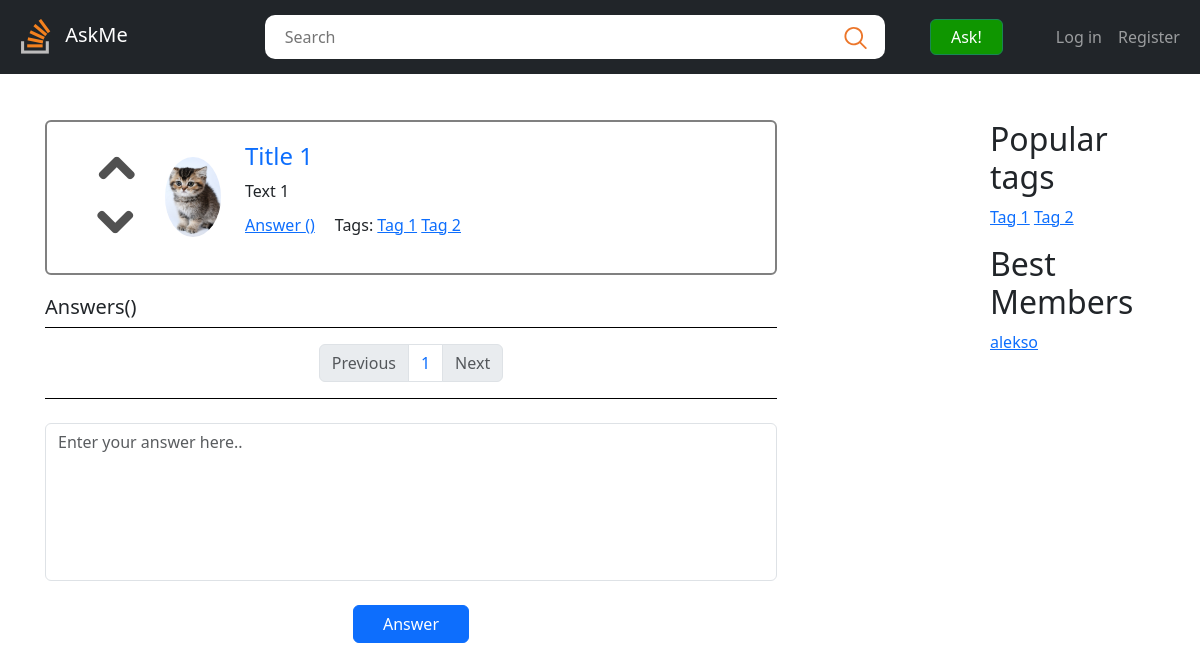
Screenshot of /question/1 with the database file from the repository.
### app/models.py (models this page shows, shortened)
class Question(models.Model):
    title = models.CharField(max_length=255)
    text = models.TextField()
    tags = models.ManyToManyField('Tag', related_name='questions')
    author = models.ForeignKey('Profile', models.CASCADE, related_name='questions')
    pub_date = models.DateTimeField(auto_now_add=True)
    votes = GenericRelation('Like', related_query_name='questions')
    objects = QuestionManager()

class Tag(models.Model):
    name = models.CharField(max_length=30)
    objects = TagManager()
    def __str__(self):
        return self.name

class Profile(models.Model):
    avatar = models.ImageField(blank = True, upload_to = "DBImages/")
    user = models.OneToOneField(User, models.CASCADE)
    objects = ProfileManager()
    def __str__(self):
        return self.user.username

### app/views.py (the view)
def question(request, question_id: int):
    question = None
    try:
        question = models.Question.objects.get(id = question_id)
    except models.Question.DoesNotExist:
        return render(request, 'errors/404.html')
    answers = models.Answer.objects.ordered_answers(question_id)
    popular_tags = models.Tag.objects.popular_tags()
    best_users = models.Profile.objects.top_profiles()
    question_page_answers = paginate(answers, request, 4)
    context = {
        'question': question,
        'answers': question_page_answers,
        'popular_tags': popular_tags,
        'best_users': best_users,
    }
    return render(request, 'question.html', context=context)

### app/models.py (called while the page is built)
    def ordered_answers(self, quest_id):
        return self.filter(question_id = quest_id).annotate(rating = Sum('votes__vote')).order_by('-correct').order_by('-rating')

    def popular_tags(self):
        return self.annotate(raiting = Count('questions')).order_by('-raiting')[:10]

    def top_profiles(self):
        return self.annotate(raiting = Count('questions')).order_by('-raiting')[:10]

### app/views.py (called while the page is built)
def paginate(objects_list, request, items_per_page=10):
    paginator = Paginator(objects_list, items_per_page)
    page_number = request.GET.get('page')
    page_items = paginator.get_page(page_number)
    return page_items

### templates/question.html (shortened to what this page needs)
{% extends "include/base.html" %}
{% load static %}
{% block content %}
{% include 'include/question_item.html' %}
<h5>Answers<span class="answer-count">({{ question.answers_count }})</span></h5>
<div class="vertical-line mb-3"></div>
{% include 'include/pagination.html' with page_obj=answers %}
<div class="vertical-line mb-3"></div>
<form action="#" class="mb-3" role="answer">
    <div class="row g-2 align-items-baseline mt-3">
        <div class="col">
            <textarea class="form-control" id="text" rows="6"
            placeholder="Enter your answer here.."></textarea>
        </div>
    </div>
    <div class="row g-2 align-items-baseline mt-3">
        <div class="col-2">
            <button type="submit" class="answer-btn btn btn-primary w-100">Answer</button>
        </div>
    </div>
</form>
{% endblock %}

### templates/include/base.html (shortened to what this page needs)
<!DOCTYPE html>
{% load static %}
<html lang="en">
    <head>
        <link href="{% static 'css/bootstrap.css' %}" rel="stylesheet" />
        <link href="{% static 'css/style.css' %}" rel="stylesheet" />
    </head>
    <body>
        <header class="header container">
            <nav class="navbar navbar-expand-md navbar-dark fixed-top bg-dark">
                <div class="container-fluid">
                    <a href="{% url 'index' %}" class="logo no-underline navbar-brand">
                        <img width="48" src="{% static 'img/logo.png' %}" alt="Logo: AskMe" />
                        <span>AskMe</span>
                    </a>
                    <form action="#" class="search-form" role="search">
                        <input class="search-input" type="text" placeholder="Search" />
                        <button class="search-button btn">
                            <img src="{% static 'img/search-icon.svg' %}" alt="search-icon" />
                        </button>
                    </form>
                    <a href="{% url 'ask' %}" class="ask-button btn btn-outline-success">Ask!</a>
                    <div class="auth d-flex">
                        {% if user_info.is_auth %}
                        <div class="user-icon icon-medium">
                            <img src="{% static 'img/avatar.jpg' %}" />
                        </div>
                        <div class="user-info">
                            <a href="{% url 'settings' %}" class="user-name no-underline">{{ user_info.login }}</a>
                            <ul class="navbar-nav me-auto mb-2 mb-md-0">
                                <li class="nav-item">
                                    <a class="nav-link" href="{% url 'settings' %}">Settings</a>
                                </li>
                                <li class="nav-item">
                                    <a class="nav-link" href="{% url 'index' %}">Log out</a>
                                </li>
                            </ul>
                        </div>
                        {% else %}
                        <ul class="navbar-nav me-auto mb-2 mb-md-0">
                            <li class="nav-item">
                                <a class="nav-link" href="{% url 'login' %}">Log in</a>
                            </li>
                            <li class="nav-item">
                                <a class="nav-link" href="{% url 'signup' %}">Register</a>
                            </li>
                        </ul>
                        {% endif %}
                    </div>
                </div>
            </nav>
        </header>
        <main class="flex-shrink-0">
            <div class="container">
                <div class="row">
                    <div class="col-8">
                        {% block content %} {% endblock %}
                    </div>
                    <div class="col-2"></div>
                    <div class="col-2">
                        <div class="popular-tags">
                            <h2>Popular tags</h2>
                            <ul class="vert-tags">
                                {% include 'include/tag_list.html' with tag_list=popular_tags %}
                            </ul>
                        </div>
                        <div class="best-members">
                            <h2>Best Members</h2>
                            <ul class="horiz-tags">
                                {% for user in best_users %}
                                    <li><a href="#">{{ user }}</a></li>
                                {% endfor %}
                            </ul>
                        </div>
                    </div>
                </div>
            </div>
        </main>
    </body>
</html>

### templates/include/question_item.html (shortened to what this page needs)
{% load static %}
<div class="question">
    <div class="row">
        <div class="col-3 d-flex">
            <div class="user-likes">
                <div class="like-up"></div>
                <div class="like-down"></div>
            </div>
            <div class="user-icon icon-large">
                <img src="{% static 'img/avatar-1.jpg' %}" alt="" />
            </div>
        </div>
        <div class="col-9">
            <h4 class="question-title">
                <a class="no-underline" href="{% url 'question' question_id=question.id %}">{{ question.title }}</a>
            </h4>
            <div class="question-text">{{ question.text}}</div>
            <div class="question-footer d-flex align-items-baseline">
                <a class="question-answers" href="{% url 'question' question_id=question.id %}">
                    <h6>
                        Answer
                        <span class="answer-count">({{ question.answers_count }})</span>
                    </h6>
                </a>
                <div class="question-tags d-flex align-items-baseline">
                    <h6>Tags:&nbsp;</h6>
                    <ul class="vert-tags">
                        {% include 'include/tag_list.html' with tag_list=question.tags %}
                    </ul>
                </div>
            </div>
        </div>
    </div>
</div>

### templates/include/tag_list.html
{% load static %}
{% for tag in tag_list.all %}
    <li><a href="{% url 'tag' tag_id=tag.id %}">{{ tag }}</a></li>
{% endfor %}

### static/css/style.css (style rules this page uses)
.container { padding: 60px 15px 0; }
.logo, .logo:hover { color: #ffffff; }
.no-underline { text-decoration: none; }
.search-form { margin-left: 76px; background: #ffffff; border-radius: 10px; display: flex; max-width: 620px; flex-grow: 1; position: relative; }
.search-input { background-color: transparent; border: none; width: 100%; padding: 10px 20px; }
.search-button, .search-button:hover { background-color: transparent; border: none; position: absolute; right: 0; top: 0; height: 100%; padding: 0px 18px; cursor: pointer; }
.ask-button { height: 100%; padding: 5px 20px; cursor: pointer; background: rgb(15, 150, 0); color: #ffffff; }
.user-icon { border-radius: 50%; overflow: hidden; margin: auto; }
.icon-large { width: 80px; height: 80px; }
.user-icon img { width: 100%; height: 100%; object-fit: cover; }
.question, .answer { margin-bottom: 20px; border: 2px solid gray; border-radius: 6px; padding: 20px; }
.question-footer, .answer-footer { margin-top: 10px; }
.question-answers { padding-right: 20px; }
.user-likes { display: flex; flex-direction: column; align-items: center; padding: 5px 25px; }
.like-up, .like-down { width: 48px; height: 48px; background-image: url("/static/img/arrow.png"); cursor: pointer; }
.like-down { transform: rotate(180deg); }
ul { padding-inline-start: initial; list-style-type: none; }
.vert-tags li { display: inline; }
.horiz-tags li { padding-bottom: 5px; }
textarea { resize: none; }
.vertical-line { width: 100%; border-bottom: 1px solid black; }

### rows the page displays
Question: title "Title 1", text "Text 1"
Tag: name "Tag 1"
Tag: name "Tag 2"
Profile: user.username "alekso"

### other values shown
{{ page_number }} "1"
